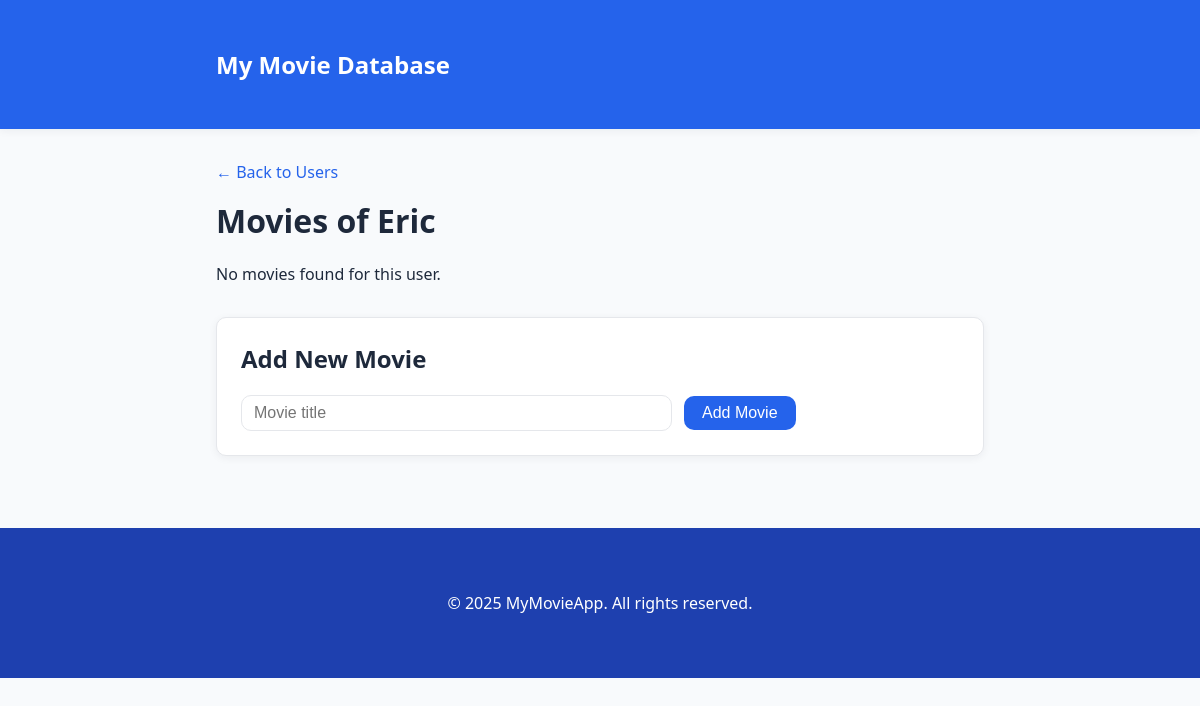
Page /users/1/movies on the earlier database version.
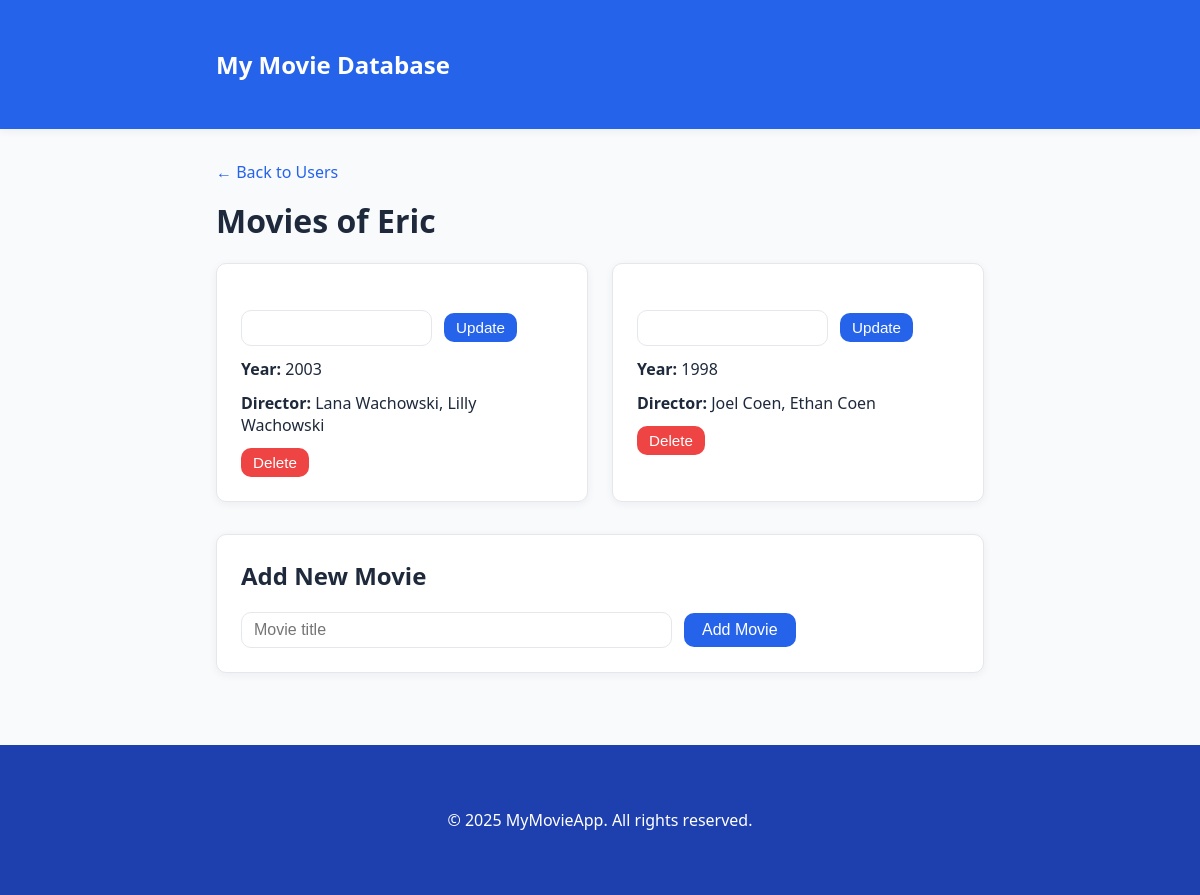
Same page on the later database version.
### data_management/models.py (models this page shows, shortened)
class User(db.Model):
    __tablename__ = 'users'
    id = db.Column(db.Integer, primary_key=True)
    username = db.Column(db.String(100), nullable=False)

class Movie(db.Model):
    __tablename__ = 'movies'
    id = db.Column(db.Integer, primary_key=True)
    name = db.Column(db.String(200), nullable=False)
    director = db.Column(db.String(100), nullable=False)
    year = db.Column(db.Integer, nullable=False)
    poster_url = db.Column(db.String(300), nullable=True)
    user_id = db.Column(db.Integer, db.ForeignKey('users.id'), nullable=False)

### app.py (the view)
@app.route('/users/<int:user_id>/movies', methods=['GET'])
def list_movies(user_id):
    try:
        movies = data_manager.get_movies(user_id)
        user = data_manager.get_user_by_id(user_id)
    except Exception as e:
        flash(f"Couldn't retrieve movies! Error: {e}")
        return redirect(url_for('index'))
    return render_template('movies.html', movies=movies, user=user)

### data_management/data_manager.py (called while the page is built)
    def get_user_by_id(self, user_id):
        return User.query.get(user_id)

    def get_movies(self, user_id):
        return Movie.query.filter_by(user_id=user_id).all()

### templates/movies.html (shortened to what this page needs)
{% extends "base.html" %}
{% block content %}
<a href="/" class="back-link">&larr; Back to Users</a>
<h1>Movies of {{ user.username }}</h1>
{% if movies %}
<div class="card-list">
    {% for movie in movies %}
    <div class=" card">
        <form action="{{ url_for('update_movie', movie_id=movie.id, user_id=user.id) }}" method="post"
            class="inline-form">
            <input type="text" name="title" value="{{ movie.title }}" required>
            <button type="submit" class="btn btn-small">Update</button>
        </form>
        <div><strong>Year:</strong> {{ movie.year }}</div>
        <div><strong>Director:</strong> {{ movie.director }}</div>
        <form action="{{ url_for('delete_movie', movie_id=movie.id, user_id=user.id) }}" method="post"
            class="inline-form">
            <button type="submit" class="btn btn-small btn-danger"
                onclick="return confirm('Delete this movie?');">Delete</button>
        </form>
    </div>
    {% endfor %}
</div>
{% else %}
<p>No movies found for this user.</p>
{% endif %}
<div class="form-section">
    <h2>Add New Movie</h2>
    <form action="{{ url_for('add_movie', user_id = user.id)}}" method="post">
        <input type="text" name="title" placeholder="Movie title" required>
        <button type="submit" class="btn">Add Movie</button>
    </form>
</div>
{% endblock %}

### templates/base.html
<!DOCTYPE html>
<html lang="en">
<head>
    <link rel="stylesheet" href="{{ url_for('static', filename='style.css') }}">
</head>
<body>
    <nav>
        <div class="container">
            <a href="{{ url_for('index') }}" class="logo">My Movie Database</a>
        </div>
    </nav>
    <main class="container">
        {% block content %}{% endblock %}
    </main>
    <footer>
        <div class="container">
            <p>&copy; 2025 MyMovieApp. All rights reserved.</p>
        </div>
    </footer>
</body>
</html>

### static/style.css (style rules this page uses)
:root { --primary: #2563eb; --primary-dark: #1e40af; --danger: #ef4444; --bg: #f8fafc; --card-bg: #fff; --border: #e5e7eb; --text: #1e293b; --radius: 10px; --shadow: 0 2px 8px rgba(30, 41, 59, 0.06); }
* { box-sizing: border-box; }
body { font-family: 'Segoe UI', 'Roboto', Arial, sans-serif; background: var(--bg); color: var(--text); margin: 0; padding: 0; }
.container { max-width: 800px; margin: 0 auto; padding: 32px 16px; }
nav { background: var(--primary); color: #fff; padding: 16px 0; box-shadow: var(--shadow); }
nav .logo { font-size: 1.5rem; font-weight: bold; color: #fff; text-decoration: none; }
footer { background: var(--primary-dark); color: #fff; text-align: center; padding: 16px 0; margin-top: 40px; }
h1, h2 { margin-top: 0; }
.card-list { display: flex; flex-wrap: wrap; gap: 24px; margin-bottom: 32px; }
.card { background: var(--card-bg); border: 1px solid var(--border); border-radius: var(--radius); box-shadow: var(--shadow); padding: 24px; min-width: 220px; flex: 1 1 220px; display: flex; flex-direction: column; align-items: flex-start; gap: 12px; }
.form-section { background: var(--card-bg); border: 1px solid var(--border); border-radius: var(--radius); box-shadow: var(--shadow); padding: 24px; margin-top: 32px; }
input[type="text"] { padding: 8px 12px; border: 1px solid var(--border); border-radius: var(--radius); font-size: 1rem; margin-right: 8px; width: 60%; }
.btn { background: var(--primary); color: #fff; border: none; border-radius: var(--radius); padding: 8px 18px; font-size: 1rem; cursor: pointer; transition: background 0.2s; text-decoration: none; display: inline-block; }
.btn-danger { background: var(--danger); }
.btn-small { padding: 6px 12px; font-size: 0.95rem; }
.inline-form { display: inline; }
.back-link { display: inline-block; margin-bottom: 16px; color: var(--primary); text-decoration: none; font-size: 1rem; }

Differences in the rows shown:
added Movie: year "2003", director "Lana Wachowski, Lilly Wachowski"
added Movie: year "1998", director "Joel Coen, Ethan Coen"
Other differences:
text no longer shown: "No movies found for this user."
